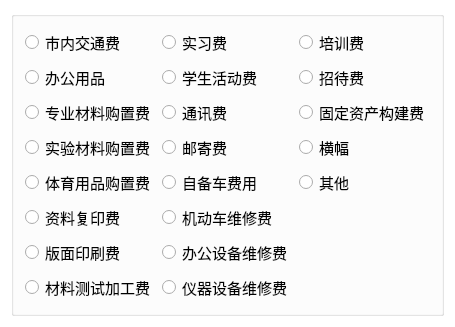
<?xml version="1.0" encoding="UTF-8"?>
<ui version="4.0">
 <class>ExpenseItem</class>
 <widget class="QDialog" name="ExpenseItem">
  <property name="geometry">
   <rect>
    <x>0</x>
    <y>0</y>
    <width>455</width>
    <height>232</height>
   </rect>
  </property>
  <property name="palette">
   <palette>
    <active>
     <colorrole role="Base">
      <brush brushstyle="SolidPattern">
       <color alpha="255">
        <red>255</red>
        <green>255</green>
        <blue>255</blue>
       </color>
      </brush>
     </colorrole>
     <colorrole role="Window">
      <brush brushstyle="SolidPattern">
       <color alpha="255">
        <red>255</red>
        <green>255</green>
        <blue>255</blue>
       </color>
      </brush>
     </colorrole>
    </active>
    <inactive>
     <colorrole role="Base">
      <brush brushstyle="SolidPattern">
       <color alpha="255">
        <red>255</red>
        <green>255</green>
        <blue>255</blue>
       </color>
      </brush>
     </colorrole>
     <colorrole role="Window">
      <brush brushstyle="SolidPattern">
       <color alpha="255">
        <red>255</red>
        <green>255</green>
        <blue>255</blue>
       </color>
      </brush>
     </colorrole>
    </inactive>
    <disabled>
     <colorrole role="Base">
      <brush brushstyle="SolidPattern">
       <color alpha="255">
        <red>255</red>
        <green>255</green>
        <blue>255</blue>
       </color>
      </brush>
     </colorrole>
     <colorrole role="Window">
      <brush brushstyle="SolidPattern">
       <color alpha="255">
        <red>255</red>
        <green>255</green>
        <blue>255</blue>
       </color>
      </brush>
     </colorrole>
    </disabled>
   </palette>
  </property>
  <property name="windowTitle">
   <string>ExpenseItem</string>
  </property>
  <layout class="QVBoxLayout" name="verticalLayout">
   <item>
    <widget class="QGroupBox" name="groupBox">
     <property name="title">
      <string/>
     </property>
     <property name="flat">
      <bool>true</bool>
     </property>
     <layout class="QGridLayout" name="gridLayout">
      <item row="0" column="0">
       <widget class="QRadioButton" name="LocalTransportation">
        <property name="font">
         <font>
          <family>楷体</family>
          <pointsize>11</pointsize>
         </font>
        </property>
        <property name="text">
         <string>市内交通费</string>
        </property>
       </widget>
      </item>
      <item row="0" column="1">
       <widget class="QRadioButton" name="LodgingExpenses">
        <property name="font">
         <font>
          <family>楷体</family>
          <pointsize>11</pointsize>
         </font>
        </property>
        <property name="text">
         <string>实习费</string>
        </property>
       </widget>
      </item>
      <item row="0" column="2">
       <widget class="QRadioButton" name="TrainingFees">
        <property name="font">
         <font>
          <family>楷体</family>
          <pointsize>11</pointsize>
         </font>
        </property>
        <property name="text">
         <string>培训费</string>
        </property>
       </widget>
      </item>
      <item row="1" column="0">
       <widget class="QRadioButton" name="OfficeSupplies">
        <property name="font">
         <font>
          <family>楷体</family>
          <pointsize>11</pointsize>
         </font>
        </property>
        <property name="text">
         <string>办公用品</string>
        </property>
       </widget>
      </item>
      <item row="1" column="1">
       <widget class="QRadioButton" name="StudentActivityFee">
        <property name="font">
         <font>
          <family>楷体</family>
          <pointsize>11</pointsize>
         </font>
        </property>
        <property name="text">
         <string>学生活动费</string>
        </property>
       </widget>
      </item>
      <item row="1" column="2">
       <widget class="QRadioButton" name="EntertainmentExpense">
        <property name="font">
         <font>
          <family>楷体</family>
          <pointsize>11</pointsize>
         </font>
        </property>
        <property name="text">
         <string>招待费</string>
        </property>
       </widget>
      </item>
      <item row="2" column="0">
       <widget class="QRadioButton" name="PurchaseOfProfessionalMaterials">
        <property name="font">
         <font>
          <family>楷体</family>
          <pointsize>11</pointsize>
         </font>
        </property>
        <property name="text">
         <string>专业材料购置费</string>
        </property>
       </widget>
      </item>
      <item row="2" column="1">
       <widget class="QRadioButton" name="Correspondence">
        <property name="font">
         <font>
          <family>楷体</family>
          <pointsize>11</pointsize>
         </font>
        </property>
        <property name="text">
         <string>通讯费</string>
        </property>
       </widget>
      </item>
      <item row="2" column="2">
       <widget class="QRadioButton" name="ConstructionOfFixedAssets">
        <property name="font">
         <font>
          <family>楷体</family>
          <pointsize>11</pointsize>
         </font>
        </property>
        <property name="text">
         <string>固定资产构建费</string>
        </property>
       </widget>
      </item>
      <item row="3" column="0">
       <widget class="QRadioButton" name="PurchaseOfExperimentalMaterials">
        <property name="font">
         <font>
          <family>楷体</family>
          <pointsize>11</pointsize>
         </font>
        </property>
        <property name="text">
         <string>实验材料购置费</string>
        </property>
       </widget>
      </item>
      <item row="3" column="1">
       <widget class="QRadioButton" name="PostFee">
        <property name="font">
         <font>
          <family>楷体</family>
          <pointsize>11</pointsize>
         </font>
        </property>
        <property name="text">
         <string>邮寄费</string>
        </property>
       </widget>
      </item>
      <item row="3" column="2">
       <widget class="QRadioButton" name="Streamer">
        <property name="font">
         <font>
          <family>楷体</family>
          <pointsize>11</pointsize>
         </font>
        </property>
        <property name="text">
         <string>横幅</string>
        </property>
       </widget>
      </item>
      <item row="4" column="0">
       <widget class="QRadioButton" name="SportingGoodsPurchaseFee">
        <property name="font">
         <font>
          <family>楷体</family>
          <pointsize>11</pointsize>
         </font>
        </property>
        <property name="text">
         <string>体育用品购置费</string>
        </property>
       </widget>
      </item>
      <item row="4" column="1">
       <widget class="QRadioButton" name="SelfServiceCost">
        <property name="font">
         <font>
          <family>楷体</family>
          <pointsize>11</pointsize>
         </font>
        </property>
        <property name="text">
         <string>自备车费用</string>
        </property>
       </widget>
      </item>
      <item row="4" column="2">
       <widget class="QRadioButton" name="Other">
        <property name="font">
         <font>
          <family>楷体</family>
          <pointsize>11</pointsize>
         </font>
        </property>
        <property name="text">
         <string>其他</string>
        </property>
       </widget>
      </item>
      <item row="5" column="0">
       <widget class="QRadioButton" name="XeroxFee">
        <property name="font">
         <font>
          <family>楷体</family>
          <pointsize>11</pointsize>
         </font>
        </property>
        <property name="text">
         <string>资料复印费</string>
        </property>
       </widget>
      </item>
      <item row="5" column="1">
       <widget class="QRadioButton" name="MotorVehicleMaintenance">
        <property name="font">
         <font>
          <family>楷体</family>
          <pointsize>11</pointsize>
         </font>
        </property>
        <property name="text">
         <string>机动车维修费</string>
        </property>
       </widget>
      </item>
      <item row="6" column="0">
       <widget class="QRadioButton" name="Typography">
        <property name="font">
         <font>
          <family>楷体</family>
          <pointsize>11</pointsize>
         </font>
        </property>
        <property name="text">
         <string>版面印刷费</string>
        </property>
       </widget>
      </item>
      <item row="6" column="1">
       <widget class="QRadioButton" name="OfficeEquipmentMaintenance">
        <property name="font">
         <font>
          <family>楷体</family>
          <pointsize>11</pointsize>
         </font>
        </property>
        <property name="text">
         <string>办公设备维修费</string>
        </property>
       </widget>
      </item>
      <item row="7" column="0">
       <widget class="QRadioButton" name="MaterialTestingAndProcessingFee">
        <property name="font">
         <font>
          <family>楷体</family>
          <pointsize>11</pointsize>
         </font>
        </property>
        <property name="text">
         <string>材料测试加工费</string>
        </property>
       </widget>
      </item>
      <item row="7" column="1">
       <widget class="QRadioButton" name="EquipmentMaintenanceFee">
        <property name="font">
         <font>
          <family>楷体</family>
          <pointsize>11</pointsize>
         </font>
        </property>
        <property name="text">
         <string>仪器设备维修费</string>
        </property>
       </widget>
      </item>
     </layout>
    </widget>
   </item>
  </layout>
 </widget>
 <layoutdefault spacing="6" margin="11"/>
 <resources/>
 <connections/>
</ui>
